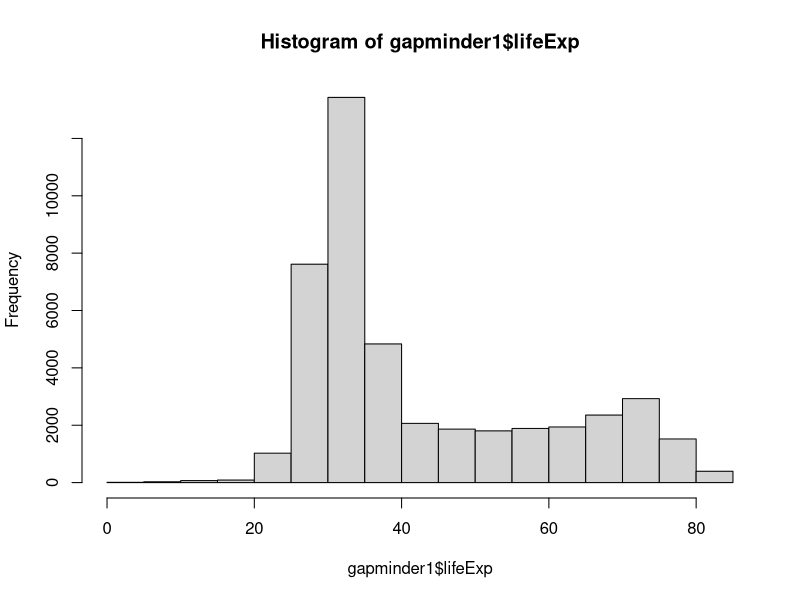
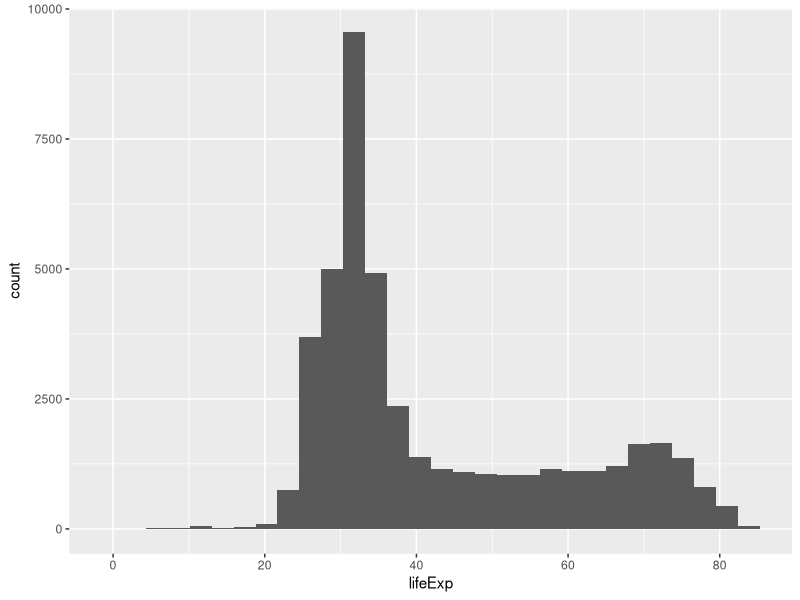
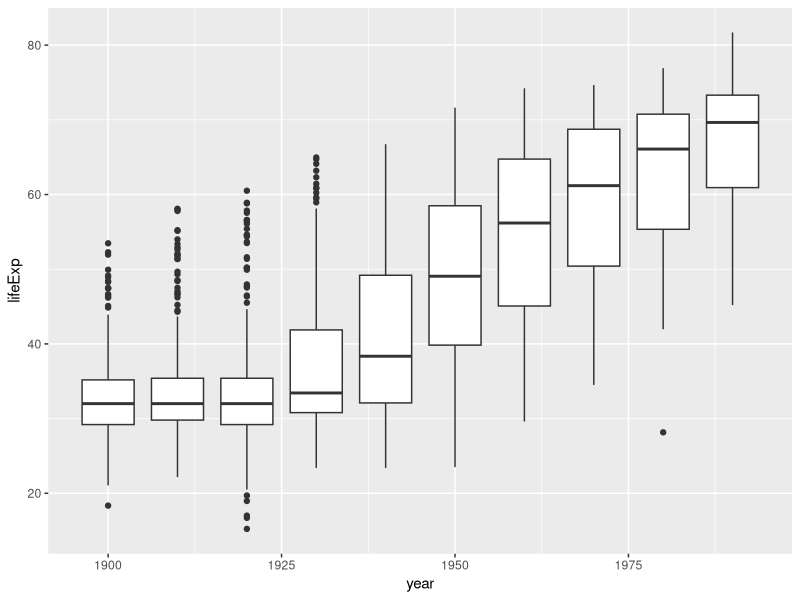
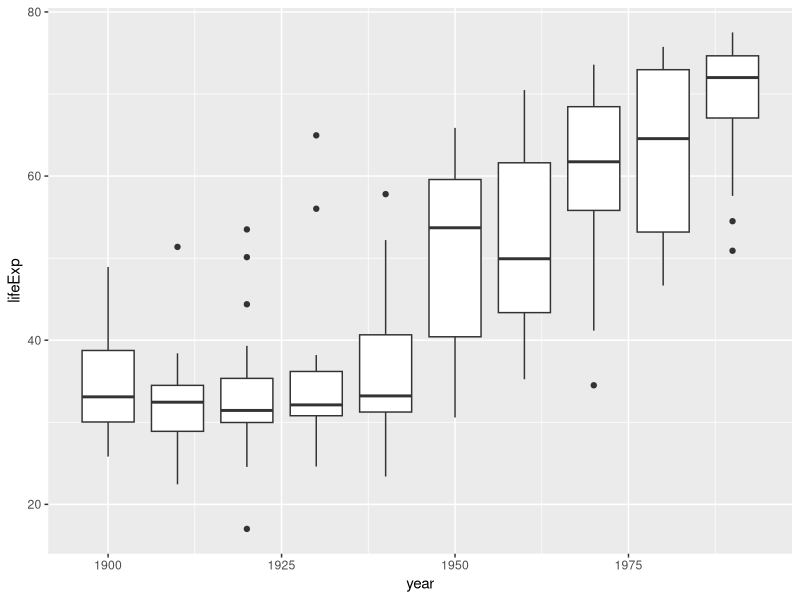
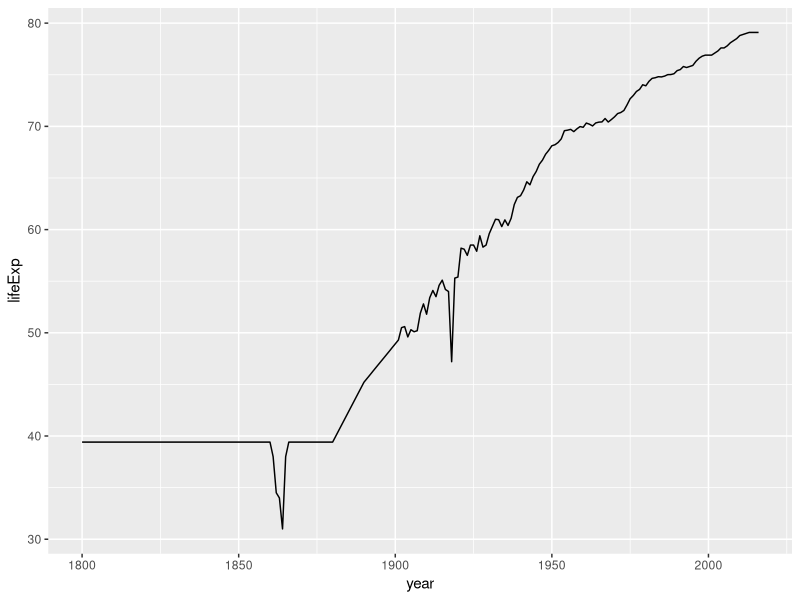
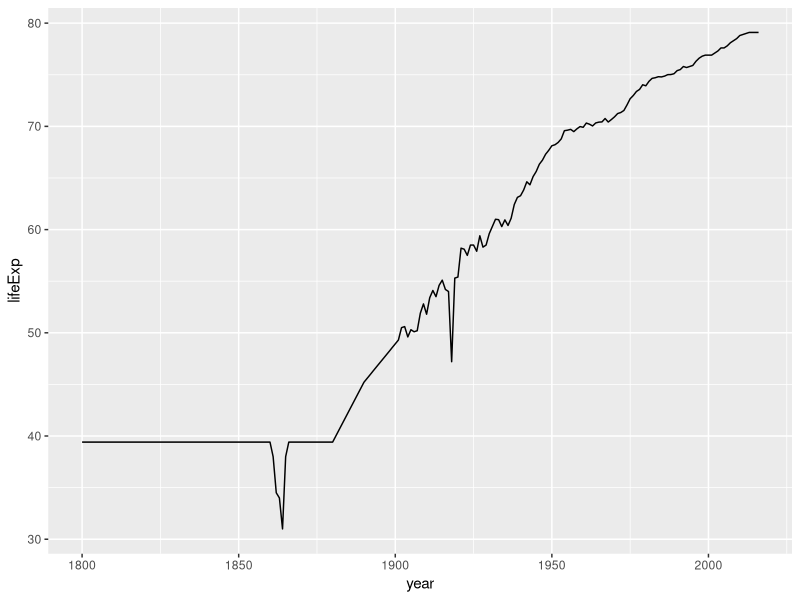
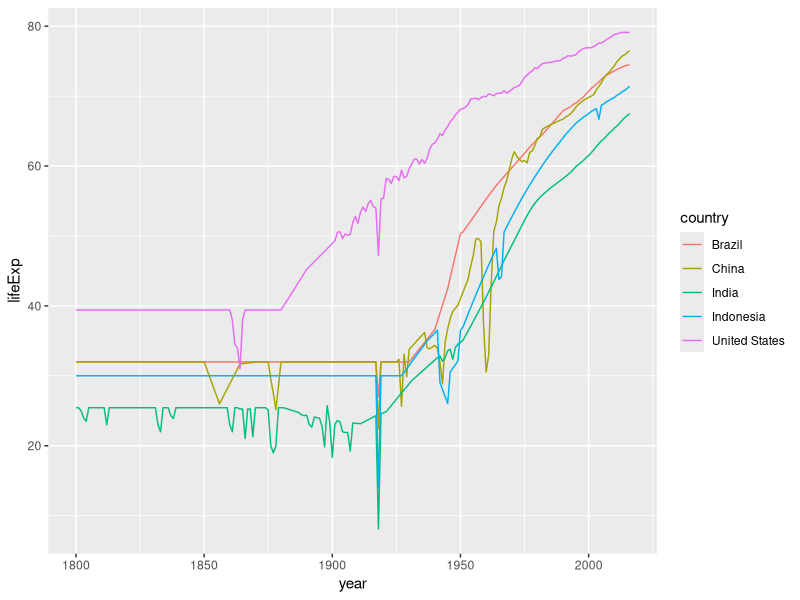

Recreate these plots in R, in order.
## ---- chunk 1
#TODO 8.1: Read in LifeExp.csv and check that it was read in correctly
gapminder1 <- read.csv("LifeExp.csv", header = TRUE, na.strings = "")
gapminder1 <- gapminder1[1:260,]
## ---- chunk 2
#TODO 8.2: rename name of the first column to "country"
names(gapminder1)[1] <- "country"    
## ---- chunk 3
#TODO 8.3: calculate mean, median, minimum, and maximum life expectancy for each year here
apply(X = gapminder1[-1], MARGIN = 2, FUN = mean, na.rm = TRUE)  
apply(X = gapminder1[-1], MARGIN = 2, FUN = median, na.rm = TRUE)          
apply(X = gapminder1[-1], MARGIN = 2, FUN = min, na.rm = TRUE)      
apply(X = gapminder1[-1], MARGIN = 2, FUN = max, na.rm = TRUE)   
# Or apply(gapminder1[,2:ncol(gapminder1)], MARGIN = 2, mean, na.rm = TRUE)  
## ---- chunk 4
#TODO 8.4: Change gapminder1 from wide to long format here
library(tidyr)
gapminder1 <- gather(gapminder1, key = year, value = lifeExp, -country, na.rm = FALSE, convert = FALSE)
str(gapminder1)
dim(gapminder1)
## ---- chunk 5
gapminder1$year <- substr(x = gapminder1$year, start = 2, stop = 5)
## ---- chunk 6
gapminder1$year <- as.integer(gapminder1$year)
## ---- chunk 7
#TODO 8.5: Draw histogram here     
library(ggplot2)   
hist(gapminder1$lifeExp)
## or
ggplot(gapminder1, aes(x = lifeExp)) + geom_histogram()
## ---- chunk 8
#TODO 8.6: Draw side boxplots here
ggplot(subset(gapminder1, year %in% seq(1900, 1990, by = 10)), aes(x = year, y = lifeExp)) + geom_boxplot(aes(group = year))
## or
ggplot(gapminder1[gapminder1$year==seq(1900, 1990, by=10),], aes(x = year, y = lifeExp)) + geom_boxplot(aes(group = year))
## ---- chunk 9
##TODO 8.7: Draw line grph haere
ggplot(subset(gapminder1, country %in% c("United States")), aes(x = year, y = lifeExp)) + geom_line()      
## Or   
ggplot(subset(gapminder1, country == "United States")) + geom_line(aes(x = year, y = lifeExp))
## ---- chunk 10
##TODO 8.8: Draw line graph grouped by country here
populous_countries <- subset(gapminder1, country %in% c("China", "India", "United States", "Indonesia", "Brazil"))   
ggplot(populous_countries, aes(x = year, y = lifeExp, group = country)) + geom_line(aes(color = country))
